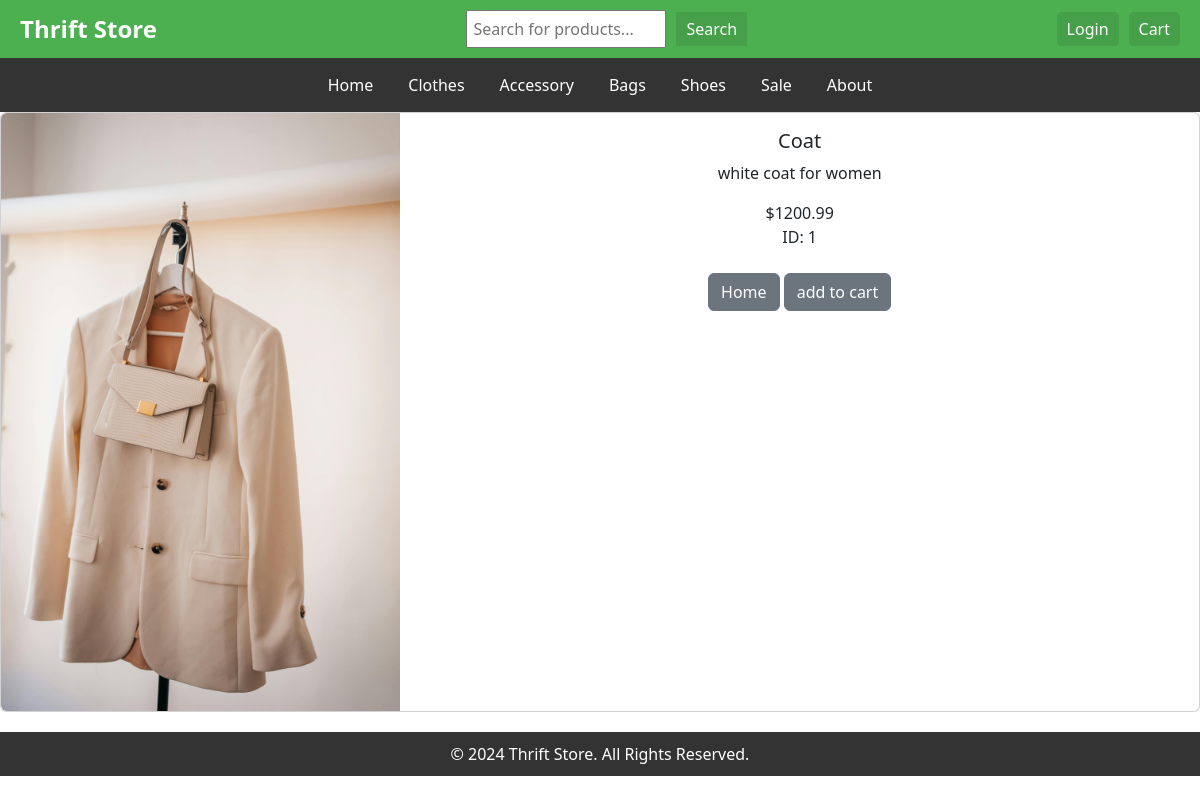
Page /product/1 on the committed database.
### app1/models.py (models this page shows, shortened)
class Product(models.Model):
    name = models.CharField(max_length=100)
    price = models.DecimalField(default=0,decimal_places=2,max_digits=6)
    category = models.ForeignKey(Category, on_delete=models.CASCADE, default=1)
    description = models.CharField(max_length=260,default='',blank=True,null=True)
    image = models.ImageField(upload_to='uploads/product/')
    is_sale = models.BooleanField(default=False)
    sale_price = models.DecimalField(default=0,decimal_places=2,max_digits=6)

### app1/views.py (the view)
# urls.py: path('product/<int:pk>', views.product, name='product'),
def product(request, pk):
    product = Product.objects.get(id=pk)
    return render(request, 'product.html',{'product':product})

### cart/context_processor.py (called while the page is built)
def cart(request):
    return {'cart': Cart(request)}

### app1/templates/product.html (shortened to what this page needs)
{% extends 'base.html'%}
{% block content %}
<!DOCTYPE html>
<html lang="en">
<head>
    <link href="https://cdn.jsdelivr.net/npm/bootstrap@5.3.3/dist/css/bootstrap.min.css" rel="stylesheet">
</head>
<body>
    <div class="card mb-3">
        <div class="row g-0">
          <div class="col-md-4">
            <img src="{{ product.image.url }}" class="img-fluid rounded-start" >
          </div>
          <div class="col-md-8">
            <div class="card-body">
                <center>
              <h5 class="card-title">{{product.name}}</h5>
              <p class="card-text">{{product.description}}</p>
              {% if product.is_sale %}
                <div class="product-info">
                    <p class="product-category">{{product.category}}</p>
                    <div class="product-rating">
                        ★★★★★ 5
                    </div>
                    <div class="product-pricing">
                        <strike>
                        <span class="discounted-price">Rs{{product.price}}</span>
                        </strike>
                        &nbsp
                        <span class="discounted-price">Rs{{product.sale_price}}</span>
                    </div>
                </div>
              {% else %}
                ${{ product.price }}
                <br/>ID:  {{  product.id }}
              {% endif %}
              <br><br>
              <a href="{% url 'home'%}" class="btn btn-secondary">Home</a>
              <button type="button" value="{{ product.id }}"
               class ="btn btn-secondary" id= "add-cart">add to cart</button>
                </center>
            </div>
          </div>
        </div>
      </div>
</body>
</html>
{% endblock %}

### static/css/style.css (style rules this page uses)
body { font-family: Arial, sans-serif; margin: 0; padding: 0; box-sizing: border-box; }
button { background-color: #45a049; color: white; border: none; padding: 10px 15px; cursor: pointer; transition: background-color 0.3s; }

### rows in the picture
Product: image (picture), name "Coat", description "white coat for women", price "1200.99", id "1"
